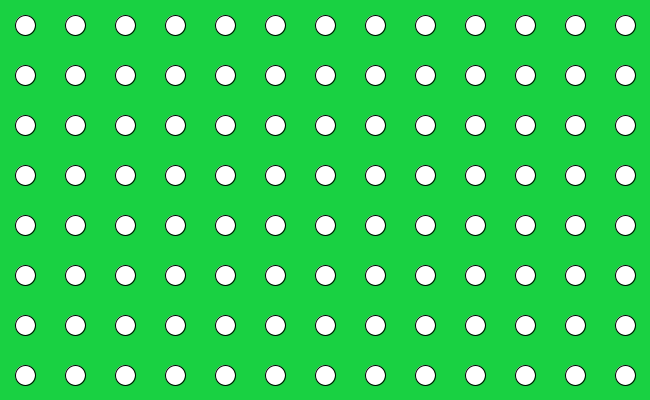
Frame 1 (no input)
Frame 60 (the mouse pressed at the canvas centre just before this capture): identical to frame 1, image omitted
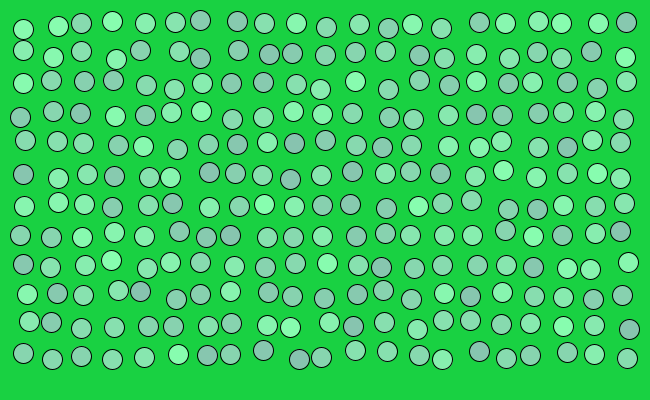
Frame 120 (the mouse held since frame 60 and released just before this capture)

The Processing sketch that drew these frames (run headless with seeded random() and noise(); from frame 60 on, the mouse is pressed at the canvas centre):

// Processing sketch: processing_72744
// ── processing_72744.pde

// Oliver Haimson
// Chaos vs. order
// Copyright 2012

float r, r2, r3;

void setup() {
  size(650, 400);
  smooth();
}

void draw() {
  background(25, 209, 66);
  r = map(mouseX, 0, width, 0, 40);
  for (int i=0; i<(width-40); i+=(50-r)) {
    for (int j=0; j<(height-40); j+=(50-r)) {
      fill(255-r*6, 255-random(0, r*3), 255-r*4);
      ellipse(i+25+r*random(-.25, .25), j+25+r*random(-.25, .25), 20, 20);
    }
  }
}

void keyPressed() {
  if (key=='p') {
    noLoop();
  }
  else if (key==' ') {
    loop();
  }
}
